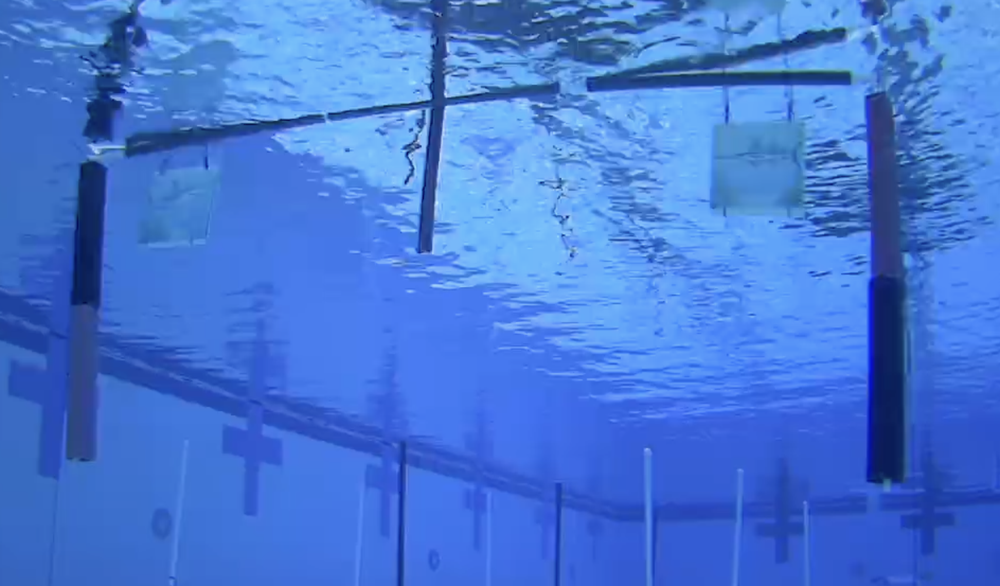
#> input picture Orientation/Gate1.png, 1000 x 586 px, shrunk from 1888 x 1106 before the run
$ python test_match.py --img Gate1.png
#> lines starting #> are read from the running program, lines starting #| are printed output that depends on the picture
#> further down, raw is the input picture: shape (586, 1000, 3); mean B, G, R 213.6, 119.7, 70
import sys
import argparse
import cv2
import numpy as np
import matplotlib.pyplot as plt


# ══════════════════════════════════════════════════════════════════════════════
# Config
# ══════════════════════════════════════════════════════════════════════════════

L_THRESHOLD   = 60 # max L threshold for black

# In the LAB color space, A > 128 = red, A < 128 = green
# magnitude correlates to saturation
A_THRESHOLD   = 135 # min A threshold for red

MIN_BLOB_AREA = 50 # noise filter
TOLERANCE     = 0.04 # prevents unnecessary adjustments with tiny mis-alignments

COLOR_LEFT    = (50,  220,  50) # BGR Green - color for left post
COLOR_RIGHT   = (50,   50, 220) # BGR Red - color for right post
COLOR_GATE    = (0,   165, 255) # BGR Orange - for "YOLO" Bounding Box
COLOR_DASH_BG = (10,   10,  10) # BGR Black - for background

# POST_ASPECT_MIN = 0.15 -- might use these later
# POST_ASPECT_MAX = 4.0

# ══════════════════════════════════════════════════════════════════════════════
# Underwater enhancement
# ══════════════════════════════════════════════════════════════════════════════

def enhance_underwater(img: np.ndarray) -> np.ndarray:
    result = img.copy().astype(np.float32)

    # -- white balancing => scale each channel so the darkest pixel = 0 and brightest = 255 --
    for i in range(3):
        ch = result[:, :, i]
        lo, hi = ch.min(), ch.max()
        if hi > lo:

            # Linearly stretch channel to 0-255 range
            result[:, :, i] = (ch - lo) / (hi - lo) * 255
#> this loop made 3 passes
#> (lo, hi) on passes 1 to 3: (71, 254), (12, 234), (2, 194)
#> pass 1, in enhance_underwater, `ch = result[:, :, i]`:
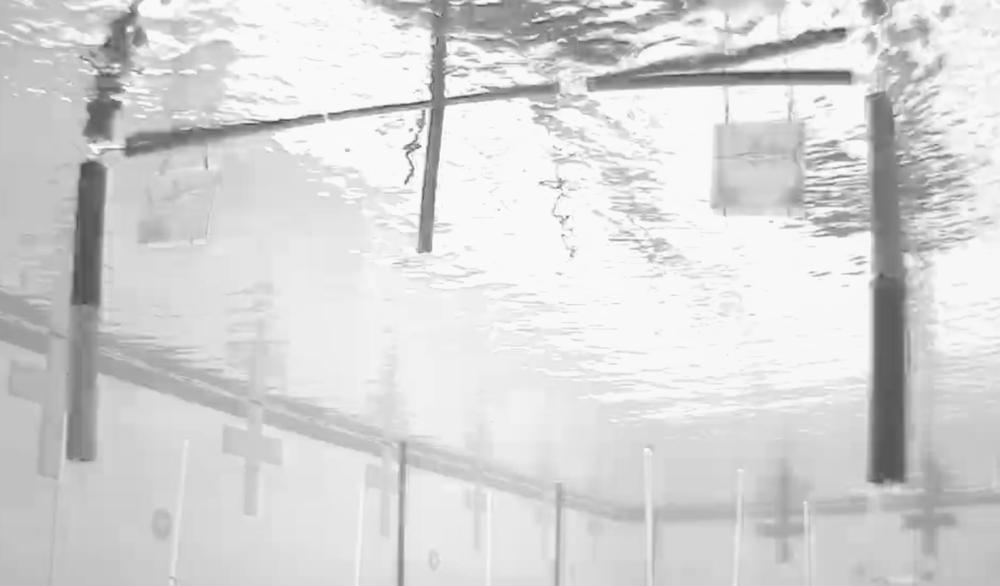
#> ch: shape (586, 1000) float32; min 71, max 254, mean 213.6
#> pass 2, in enhance_underwater, `ch = result[:, :, i]`:
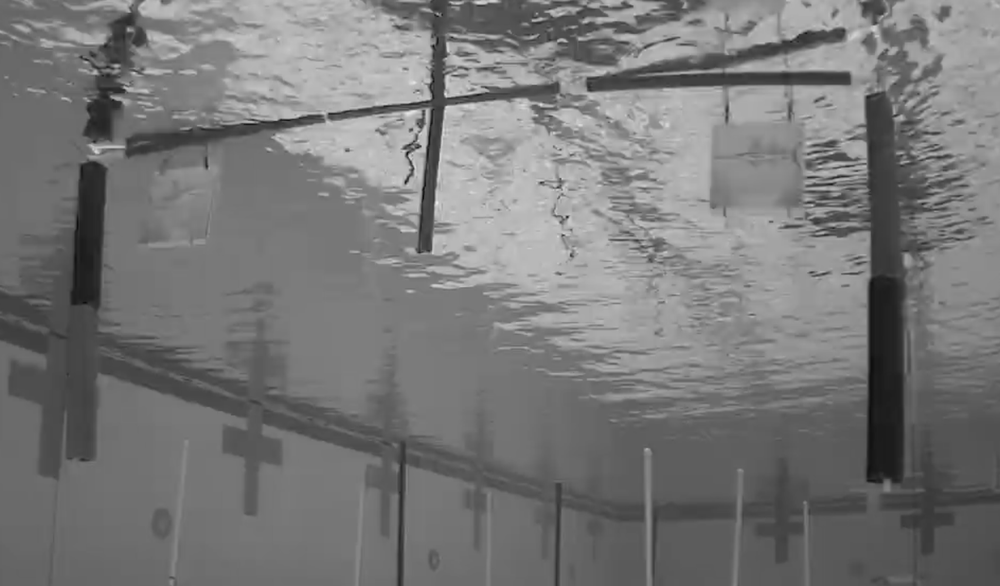
#> ch: shape (586, 1000) float32; min 12, max 234, mean 119.7
#> pass 3, in enhance_underwater, `ch = result[:, :, i]`:
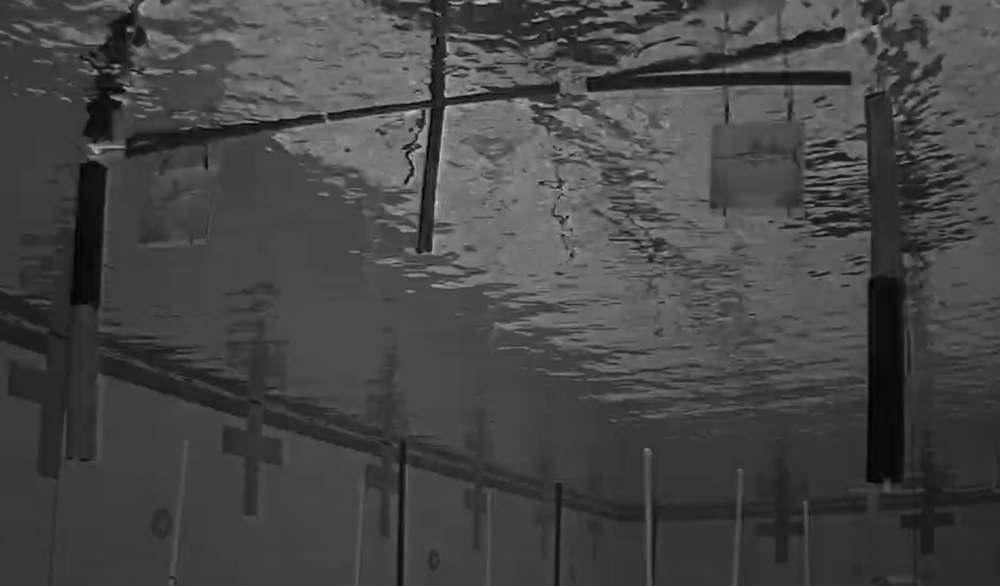
#> ch: shape (586, 1000) float32; min 2, max 194, mean 70
#> after the loop:
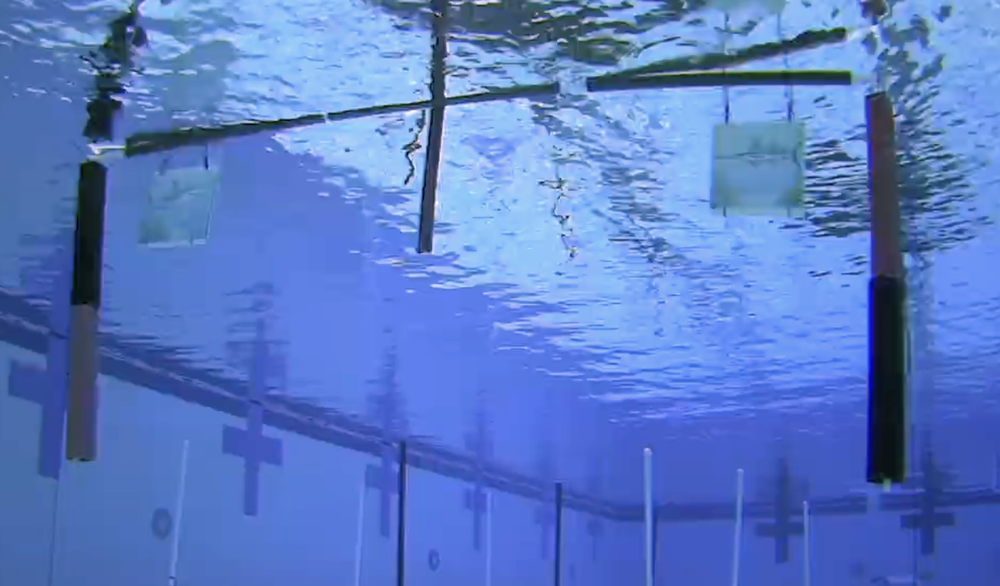
#> result: shape (586, 1000, 3) float32; mean B, G, R 198.7, 123.6, 90.4

    # --------- CLAHE -------------
    result = result.astype(np.uint8)
    lab = cv2.cvtColor(result, cv2.COLOR_BGR2LAB)
#> lab: shape (586, 1000, 3); mean of channels 0, 1, 2 133, 138.8, 85.5
    l, a, b = cv2.split(lab)
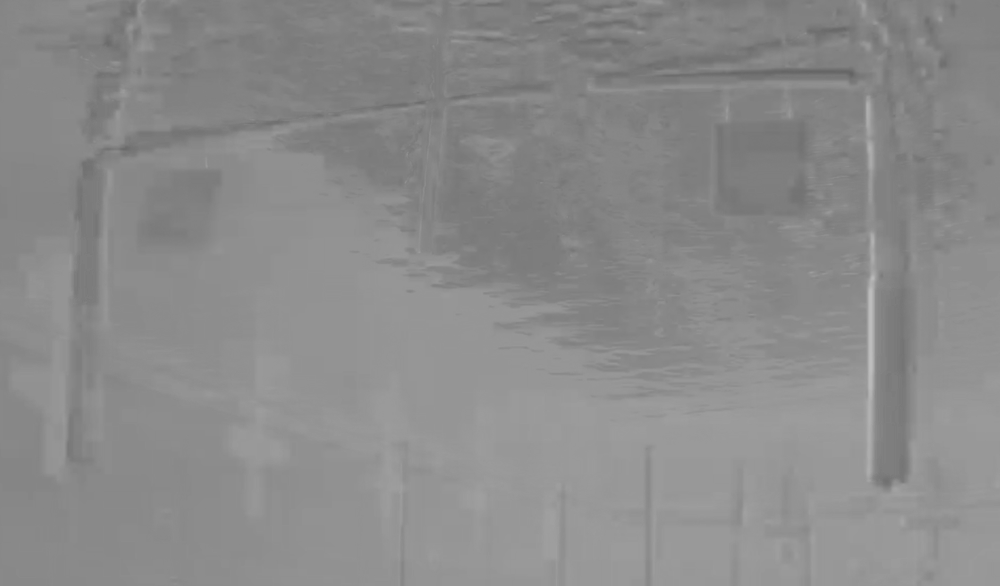
#> a: shape (586, 1000); min 99, max 190, mean 138.8
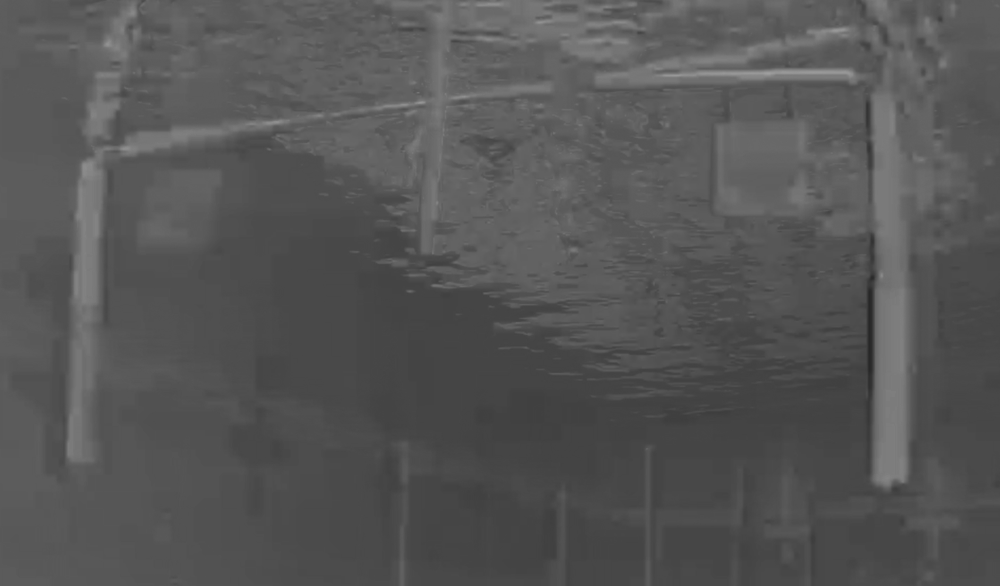
#> b: shape (586, 1000); min 39, max 159, mean 85.5
    clahe = cv2.createCLAHE(clipLimit=2.5, tileGridSize=(8, 8))

    # CLAHE l channel only => brightens pixels without distorting color
    lab = cv2.merge((clahe.apply(l), a, b))
#> lab: shape (586, 1000, 3); mean of channels 0, 1, 2 137.4, 138.8, 85.5
    return cv2.cvtColor(lab, cv2.COLOR_LAB2BGR)

# ══════════════════════════════════════════════════════════════════════════════
# Interactive gate box drawing -> YOLO Stand In
# ══════════════════════════════════════════════════════════════════════════════

class _DrawState:
    def __init__(self):
        self.drawing = False
        self.start   = (0, 0)
        self.rect    = None


def interactive_gate_draw(image: np.ndarray) -> tuple:
    """
    Draw ONE bounding box around the full gate.
    Returns (x, y, w, h) — same format YOLO outputs.

    ┌─ SWAP POINT ──────────────────────────────────────────────────────────┐
    │  Replace with YOLO detection:                                         │
    │      results  = yolo_model(image)                                     │
    │      x, y, w, h = results[0].boxes.xywh[gate_class_idx]              │
    │      return (int(x), int(y), int(w), int(h))                         │
    └───────────────────────────────────────────────────────────────────────┘
    """
    state = _DrawState()

    # [9 lines left out: function mouse_cb, not called in this run]

    win = "Gate Box — drag around full gate, SPACE/ENTER to confirm | Q=quit"
    cv2.namedWindow(win, cv2.WINDOW_NORMAL)
    cv2.setMouseCallback(win, mouse_cb)

    print("\n  Draw a box around the ENTIRE gate (both posts + crossbar)")
    print("  Left-drag = draw  |  SPACE/ENTER = confirm  |  Q = quit\n")

    while True:
        display = image.copy()
        if state.rect:
            x1, y1, x2, y2 = state.rect
            cv2.rectangle(display, (x1, y1), (x2, y2), COLOR_GATE, 2)
            cv2.putText(display, "GATE", (x1+4, y1-6),
                        cv2.FONT_HERSHEY_SIMPLEX, 0.65, COLOR_GATE, 2)
        cv2.putText(display,
                    "Draw box around FULL GATE  (SPACE=confirm  Q=quit)",
                    (10, 26), cv2.FONT_HERSHEY_SIMPLEX, 0.65, (255, 255, 0), 2)
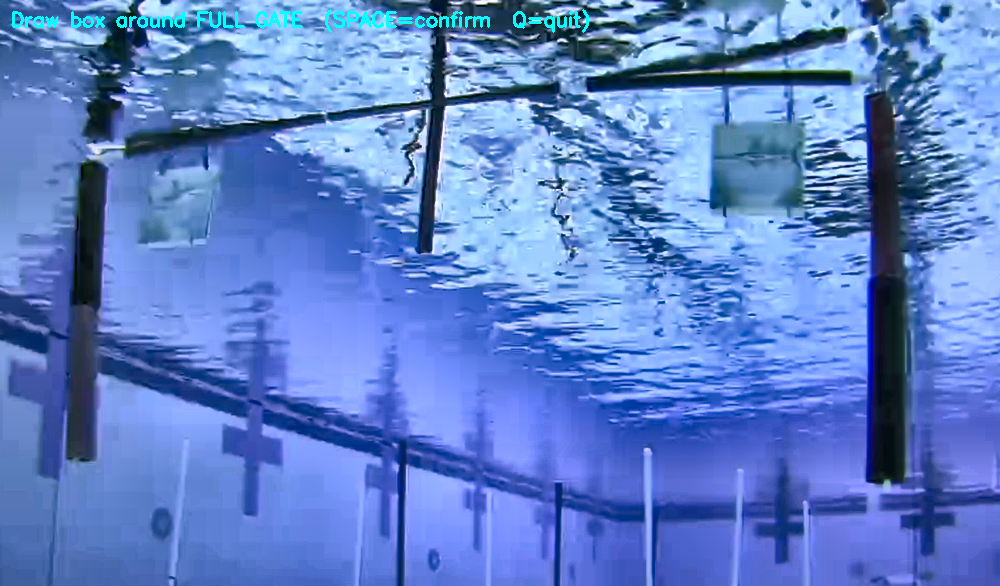
#> display: shape (586, 1000, 3); mean B, G, R 201.2, 129.1, 94.1
        cv2.imshow(win, display)

        key = cv2.waitKey(16) & 0xFF
#> (key q is pressed here)
        if key in (13, 32) and state.rect:
            x1, y1, x2, y2 = state.rect
            x1, x2 = sorted([x1, x2])
            y1, y2 = sorted([y1, y2])
            roi = (x1, y1, max(1, x2-x1), max(1, y2-y1))
            print(f"  → Gate box confirmed: x={x1} y={y1} w={x2-x1} h={y2-y1}")
            cv2.destroyWindow(win)
            return roi
        elif key == ord('q'):
            cv2.destroyAllWindows()
            sys.exit(0)
#> (the program exits here)
